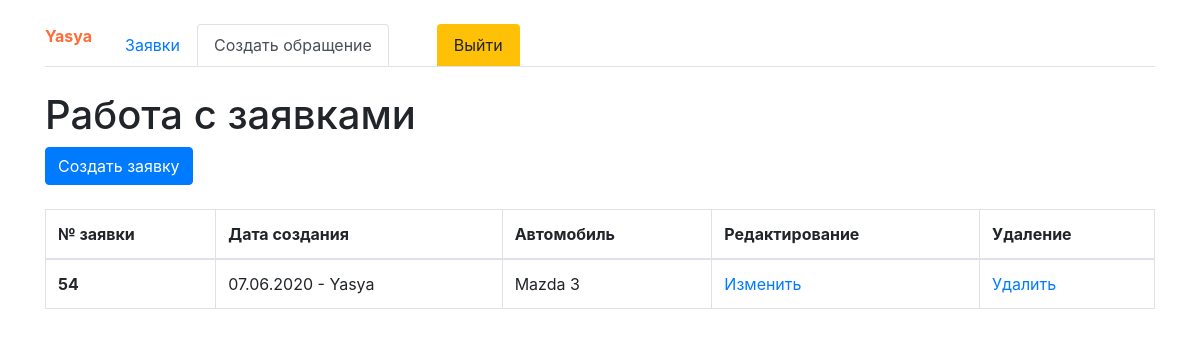
/edit-page (signed in), run on the app's committed database.
### core/models.py (models this page shows, shortened)
class Articles(models.Model):
    author = models.ForeignKey(User, on_delete = models.CASCADE, verbose_name='Владелец заявки', blank = True, null = True )
    create_date = models.DateTimeField(auto_now=True)
    name = models.CharField(max_length=200, verbose_name='Автомобиль')
    text = models.TextField(verbose_name='Проблема')
    status = models.BooleanField(verbose_name='Статус заявки', default=False)

### core/views.py (the view, shortened to what this page needs)
# urls.py: path('edit-page', views.ArticleCreateView.as_view(), name='edit_page'),
class ArticleCreateView(LoginRequiredMixin, CustomSuccessMessageMixin, CreateView):
    login_url = reverse_lazy('login_page')
    model = Articles
    template_name = 'edit_page.html'
    form_class = ArticleForm
    success_url = reverse_lazy('edit_page')
    success_msg = 'Заявка создана'
    def get_context_data(self,**kwargs):
        kwargs['list_articles'] = Articles.objects.all().order_by('-id')
        return super().get_context_data(**kwargs)

### core/templates/edit_page.html (shortened to what this page needs)
{% extends 'index.html' %}
    {% block content %}
    {% if update %}
    <h1 class="mt-4">Редактирование заявки</h1>
    <form id="update_data" method="post">
            {% csrf_token %}
            {{form}}
        </form>
    <button form="update_data" type="submit" class="btn btn-primary">Применить изменения</button>
    {% else %}
    <h1 class="mt-4">Работа с заявками</h1>
<button type="button" class="btn btn-primary" data-toggle="modal" data-target="#exampleModal">
  Создать заявку
</button>
    <table class="table table-bordered mt-4">
  <thead>
    <tr>
      <th scope="col">№ заявки</th>
      <th scope="col">Дата создания</th>
      <th scope="col">Автомобиль</th>
      <th scope="col">Редактирование</th>
      <th scope="col">Удаление</th>
    </tr>
  </thead>
  <tbody>
      {% for i in list_articles %}
       {% if request.user == i.author or request.user.username == "admin" %}
    <tr {% if i.id == request.GET.id|add:"0" %} style="background:yellow" {% endif %}>
      <th>{{i.id}}</th>
      <td>{{i.create_date|date:'d.m.Y'}} - {{i.author}}</td>
      <td>{{i.name}}</td>
      <td>
          {% if request.user == i.author %}
              <a href="{% url 'update_page' i.id %}">Изменить</a></td>
          {% else %}
          <a>Недоступно</a>
          {% endif %}
      <td>
          {% if request.user == i.author or request.user.username == "admin"  %}
          <a href="javascript:void()" onclick="delete_question{{i.id}}()">Удалить</a>
          {% else %}
          <a>Недоступно</a>
           {% endif %}
      </td>
    </tr>
   {% endif %}
    {% endfor %}
  </tbody>
</table>
{% endif %}
   {% endblock %}

### core/templates/index.html (shortened to what this page needs)
<!doctype html>
<html lang="ru">
  <head>
    <link rel="stylesheet" href="https://stackpath.bootstrapcdn.com/bootstrap/4.4.1/css/bootstrap.min.css">
  </head>
  <body>
      <div class="container mt-4">
          <ul class="nav nav-tabs">
{% if request.user.is_authenticated %}
    <div class="mr-3">
    <b style="color:#ff6c36">{{request.user}}</b>
    </div>
    <li class="nav nav-pills">
      {% url 'home' as url_home %}
    <a class="nav-link {% if url_home == request.path %}active{% endif %}" href="{{url_home}}">Заявки</a>
    </li>
    <li class="nav-item">
      {% url 'edit_page' as url_edit_page %}
      {% if request.user.username == "admin" %}
     <a class="nav-link {% if url_edit_page == request.path %}active{% endif %}" href="{{url_edit_page}}">Редактор заявок</a>
     {% else %}
     <a class="nav-link {% if url_edit_page == request.path %}active{% endif %}" href="{{url_edit_page}}">Создать обращение</a>
     {% endif %}
    </li>
    <li class="nav-item">
    {% url 'logout_page' as url_logout_page %}
    <a class="nav-link btn-warning ml-5" href="{{url_logout_page}}">Выйти</a>
    </li>
    {% endif %}
</ul>
    {% block content %}{% endblock %}
</div>
  </body>
</html>

### data on the page
Articles: id "54", create_date "07.06.2020", author "Yasya", name "Mazda 3", shows "Изменить"

### other printed values
{{ request.user }} "Yasya"
